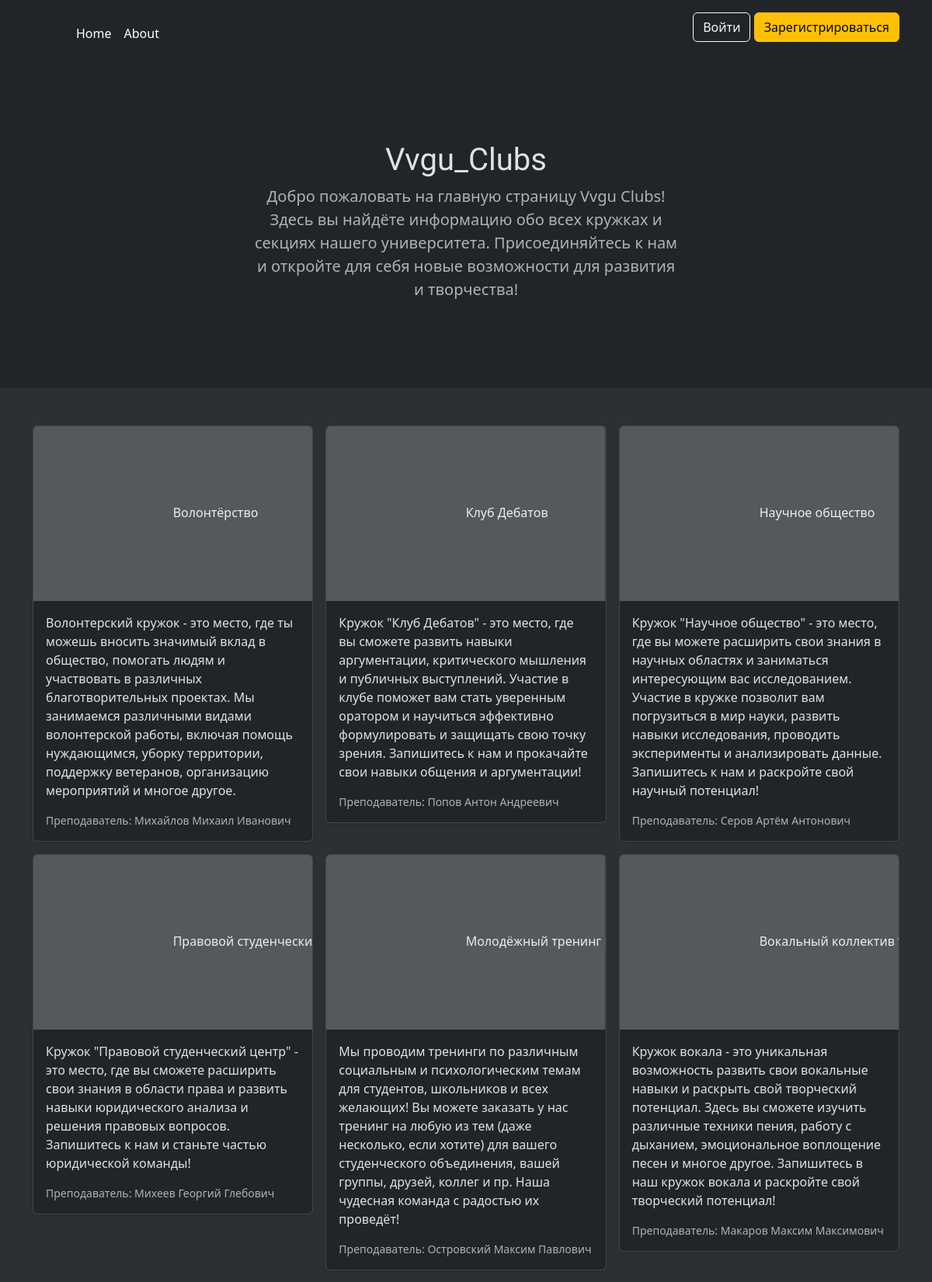
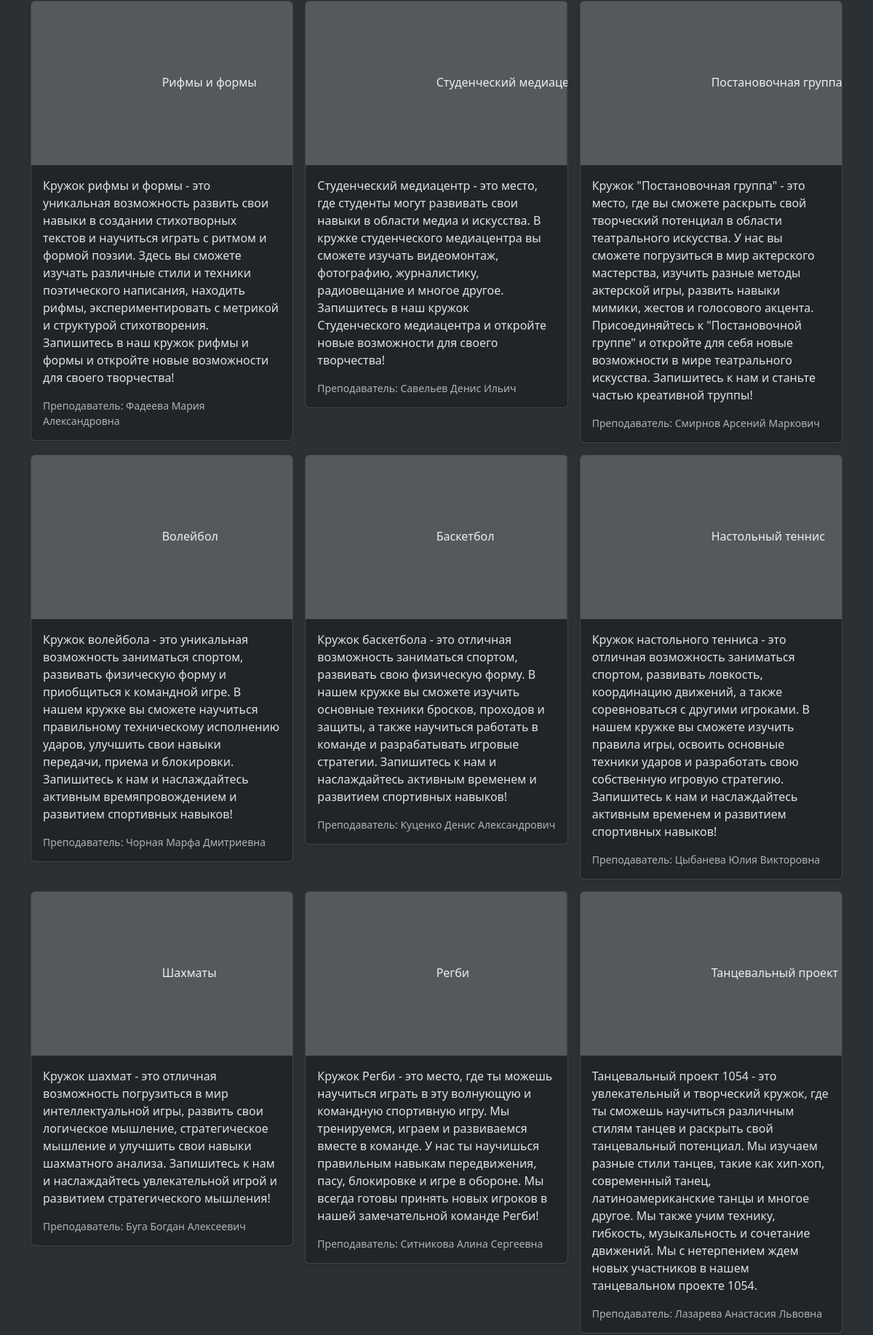
/index (upper part), run on the app's committed database (2 pictures, top to bottom).
### data/clubs.py (models this page shows)
class Clubs(SqlAlchemyBase):
    __tablename__ = 'clubs'
    id = sqlalchemy.Column(sqlalchemy.Integer,
                           primary_key=True, autoincrement=True, unique=True)
    title = sqlalchemy.Column(sqlalchemy.String, nullable=True)
    teacher_name = sqlalchemy.Column(sqlalchemy.String, nullable=True)
    type = sqlalchemy.Column(sqlalchemy.String, nullable=True)
    is_closed = sqlalchemy.Column(sqlalchemy.Boolean, nullable=True, default=False)
    about = sqlalchemy.Column(sqlalchemy.String)

### app.py (the view)
@app.route('/')
@app.route('/index')
def index():
    db_sess = db_session.create_session()
    clubs = db_sess.query(Clubs).all()
    db_sess.close()
    return render_template("index.html", clubs=clubs)

### data/db_session.py (called while the page is built)
def create_session() -> Session:
    global __factory
    return __factory()

### templates/index.html (shortened to what this page needs)
{% extends 'base.html' %}
{% block body %}
<main>
    <section class="py-5 text-center container">
        <div class="row py-lg-5">
          <div class="col-lg-6 col-md-8 mx-auto">
              {% if current_user.is_authenticated and not current_user.is_teacher %}
              <h1 id="titlee">Vvgu_Clubs</h1>
              <h1>Выберите кружок на который вы хотите записаться</h1>
              {% elif current_user.is_teacher %}
              <h1>Кружки для учеников</h1>
              {% else %}
                <h1 id="titlee">Vvgu_Clubs</h1>
                <p class="lead text-body-secondary">
                    Добро пожаловать на главную страницу Vvgu Clubs!
                    Здесь вы найдёте информацию обо всех кружках и секциях нашего университета.
                    Присоединяйтесь к нам и откройте для себя новые возможности для развития и творчества!
                </p>
              {% endif %}
          </div>
        </div>
    </section>
    <div class="album py-5 bg-body-tertiary">
        <div class="container">
          <div class="row row-cols-1 row-cols-sm-2 row-cols-md-3 g-3">
              {% for club in clubs %}
                <div class="col">
                  <div class="card shadow-sm">
                    <svg class="bd-placeholder-img card-img-top" width="100%" height="225" xmlns="http://www.w3.org/2000/svg" role="img" aria-label="Placeholder: Thumbnail" preserveAspectRatio="xMidYMid slice" focusable="false"><title>Placeholder</title><rect width="100%" height="100%" fill="#55595c"></rect><text x="50%" y="50%" fill="#eceeef" dy=".3em">{{ club.title }}</text></svg>
                    <div class="card-body">
                      <p class="card-text">{{ club.about }}</p>
                      <div class="d-flex justify-content-between align-items-center">
                        <small class="text-body-secondary">Преподаватель: {{ club.teacher_name }}</small>
                      </div>
                    </div>
                  </div>
                </div>
              {% endfor %}
          </div>
        </div>
      </div>
</main>
{% endblock %}

### templates/index.html (style rules this page uses)
#titlee { font-family: "Irish Grover", system-ui; font-weight: 400; font-style: normal; }

### data on the page
Clubs: title "Волонтёрство", about "Волонтерский кружок - это место, где ты можешь вносить значимый вклад в общество, помогать людям и участвовать в различных благотворительных проектах. Мы занимаемся различными видами волонтерской работы, включая помощь нуждающимся, уборку территории, поддержку ветеранов, организацию мероприятий и многое другое.", teacher_name "Михайлов Михаил Иванович"
Clubs: title "Клуб Дебатов", about "Кружок \"Клуб Дебатов\" - это место, где вы сможете развить навыки аргументации, критического мышления и публичных выступлений. Участие в клубе поможет вам стать уверенным оратором и научиться эффективно формулировать и защищать свою точку зрения. Запишитесь к нам и прокачайте свои навыки общения и аргументации!", teacher_name "Попов Антон Андреевич"
Clubs: title "Научное общество", about "Кружок \"Научное общество\" - это место, где вы можете расширить свои знания в научных областях и заниматься интересующим вас исследованием. Участие в кружке позволит вам погрузиться в мир науки, развить навыки исследования, проводить эксперименты и анализировать данные. Запишитесь к нам и раскройте свой научный потенциал!", teacher_name "Серов Артём Антонович"
Clubs: title "Правовой…", about "Кружок \"Правовой студенческий центр\" - это место, где вы сможете расширить свои знания в области права и развить навыки юридического анализа и решения правовых вопросов. Запишитесь к нам и станьте частью юридической команды!", teacher_name "Михеев Георгий Глебович"
Clubs: title "Молодёжный тренинг…", about "Мы проводим тренинги по различным социальным и психологическим темам для студентов, школьников и всех желающих! Вы можете заказать у нас тренинг на любую из тем (даже несколько, если хотите) для вашего студенческого объединения, вашей группы, друзей, коллег и пр. Наша чудесная команда с радостью их проведёт!", teacher_name "Островский Максим Павлович"
Clubs: title "Вокальный коллектив…", about "Кружок вокала - это уникальная возможность развить свои вокальные навыки и раскрыть свой творческий потенциал. Здесь вы сможете изучить различные техники пения, работу с дыханием, эмоциональное воплощение песен и многое другое. Запишитесь в наш кружок вокала и раскройте свой творческий потенциал!", teacher_name "Макаров Максим Максимович"
Clubs: title "Рифмы и формы", about "Кружок рифмы и формы - это уникальная возможность развить свои навыки в создании стихотворных текстов и научиться играть с ритмом и формой поэзии. Здесь вы сможете изучать различные стили и техники поэтического написания, находить рифмы, экспериментировать с метрикой и структурой стихотворения. Запишитесь в наш кружок рифмы и формы и откройте новые возможности для своего творчества!", teacher_name "Фадеева Мария Александровна"
Clubs: title "Студенческий…", about "Студенческий медиацентр - это место, где студенты могут развивать свои навыки в области медиа и искусства. В кружке студенческого медиацентра вы сможете изучать видеомонтаж, фотографию, журналистику, радиовещание и многое другое. Запишитесь в наш кружок Студенческого медиацентра и откройте новые возможности для своего творчества!", teacher_name "Савельев Денис Ильич"
Clubs: title "Постановочная группа", about "Кружок \"Постановочная группа\" - это место, где вы сможете раскрыть свой творческий потенциал в области театрального искусства. У нас вы сможете погрузиться в мир актерского мастерства, изучить разные методы актерской игры, развить навыки мимики, жестов и голосового акцента. Присоединяйтесь к \"Постановочной группе\" и откройте для себя новые возможности в мире театрального искусства. Запишитесь к нам и станьте частью креативной труппы!", teacher_name "Смирнов Арсений Маркович"
Clubs: title "Волейбол", about "Кружок волейбола - это уникальная возможность заниматься спортом, развивать физическую форму и приобщиться к командной игре. В нашем кружке вы сможете научиться правильному техническому исполнению ударов, улучшить свои навыки передачи, приема и блокировки. Запишитесь к нам и наслаждайтесь активным времяпровождением и развитием спортивных навыков!", teacher_name "Чорная Марфа Дмитриевна"
Clubs: title "Баскетбол", about "Кружок баскетбола - это отличная возможность заниматься спортом, развивать свою физическую форму. В нашем кружке вы сможете изучить основные техники бросков, проходов и защиты, а также научиться работать в команде и разрабатывать игровые стратегии. Запишитесь к нам и наслаждайтесь активным временем и развитием спортивных навыков!", teacher_name "Куценко Денис Александрович"
Clubs: title "Настольный теннис", about "Кружок настольного тенниса - это отличная возможность заниматься спортом, развивать ловкость, координацию движений, а также соревноваться с другими игроками. В нашем кружке вы сможете изучить правила игры, освоить основные техники ударов и разработать свою собственную игровую стратегию. Запишитесь к нам и наслаждайтесь активным временем и развитием спортивных навыков!", teacher_name "Цыбанева Юлия Викторовна"
Clubs: title "Шахматы", about "Кружок шахмат - это отличная возможность погрузиться в мир интеллектуальной игры, развить свои логическое мышление, стратегическое мышление и улучшить свои навыки шахматного анализа. Запишитесь к нам и наслаждайтесь увлекательной игрой и развитием стратегического мышления!", teacher_name "Буга Богдан Алексеевич"
Clubs: title "Регби", about "Кружок Регби - это место, где ты можешь научиться играть в эту волнующую и командную спортивную игру. Мы тренируемся, играем и развиваемся вместе в команде. У нас ты научишься правильным навыкам передвижения, пасу, блокировке и игре в обороне. Мы всегда готовы принять новых игроков в нашей замечательной команде Регби!", teacher_name "Ситникова Алина Сергеевна"
Clubs: title "Танцевальный проект…", about "Танцевальный проект 1054 - это увлекательный и творческий кружок, где ты сможешь научиться различным стилям танцев и раскрыть свой танцевальный потенциал. Мы изучаем разные стили танцев, такие как хип-хоп, современный танец, латиноамериканские танцы и многое другое. Мы также учим технику, гибкость, музыкальность и сочетание движений. Мы с нетерпением ждем новых участников в нашем танцевальном проекте 1054.", teacher_name "Лазарева Анастасия Львовна"
